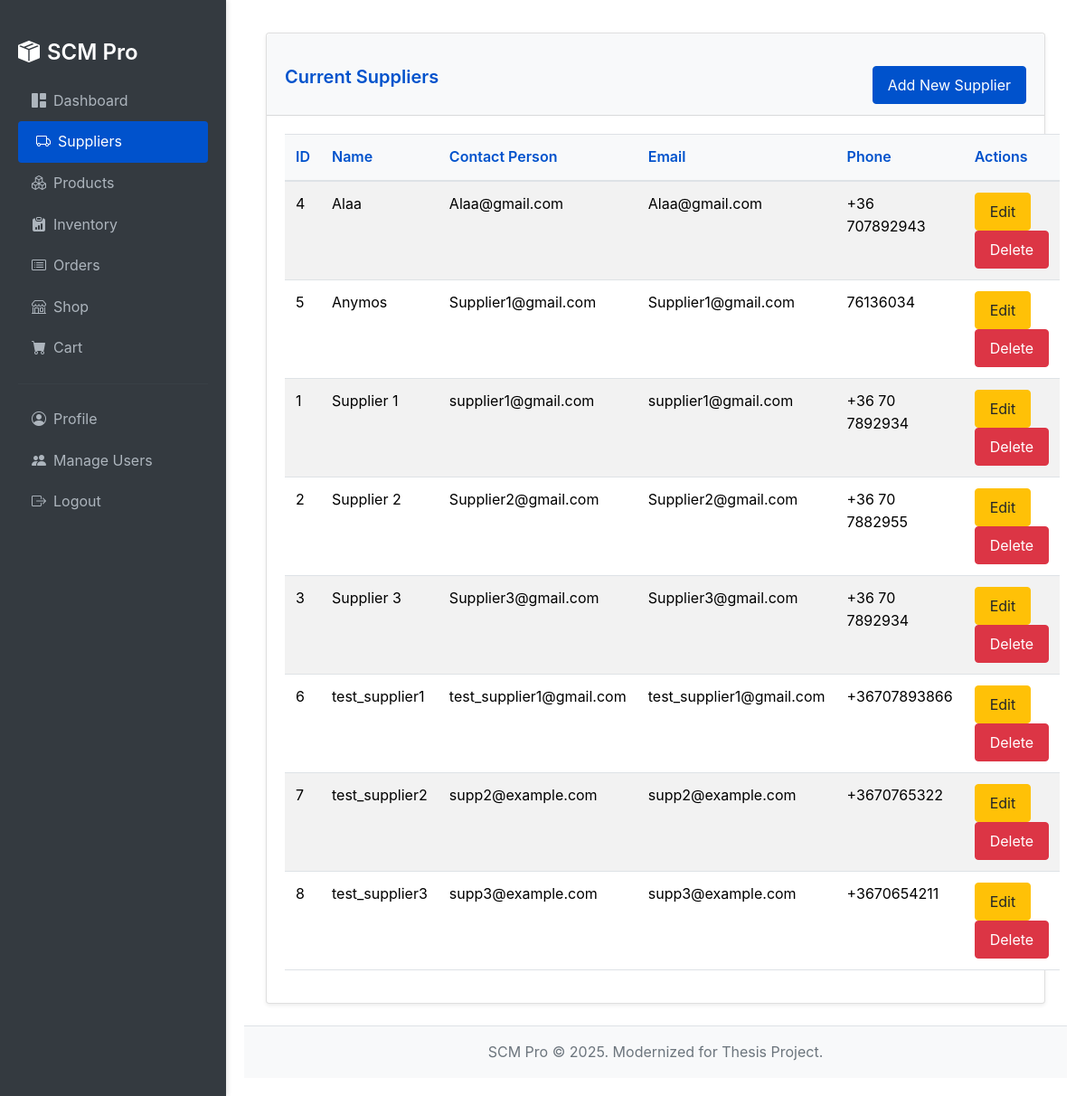
The page /suppliers (signed in) on the database its author committed.
### src/models/supplier.py (models this page shows, shortened)
class Supplier(db.Model):
    id = db.Column(db.Integer, primary_key=True)
    name = db.Column(db.String(100), nullable=False, unique=True)
    contact_person = db.Column(db.String(100))
    email = db.Column(db.String(120), unique=True, nullable=False) # Business email of the supplier entity
    phone = db.Column(db.String(20))
    address = db.Column(db.String(200))
    date_added = db.Column(db.DateTime, nullable=False, default=datetime.utcnow)
    user_id = db.Column(db.Integer, db.ForeignKey("user.id"), unique=True, nullable=True) # unique=True means one user per supplier profile. nullable=True if admin can create supplier profiles not yet assigned to a user.
    user = db.relationship("User", backref=db.backref("supplier_profile", uselist=False, lazy=True))
    products = db.relationship("Product", backref="supplier_entity", lazy=True, foreign_keys="Product.supplier_id") # Clarify FK if Product.supplier_id points here

### src/routes/frontend_routes.py (the view)
@frontend_bp.route("/suppliers")
@login_required
def view_suppliers():
    if not current_user.is_active:
        flash("Your account is not active. Please contact an administrator.", "warning")
        logout_user()
        return redirect(url_for("frontend.login"))
    if current_user.is_supplier:
        supplier_profile = Supplier.query.filter_by(user_id=current_user.id).first()
        if supplier_profile:
            return redirect(url_for("frontend.edit_supplier", supplier_id=supplier_profile.id))
        else:
            flash("Please create your supplier profile to proceed.", "info")
            return redirect(url_for("frontend.add_supplier"))
    elif current_user.is_admin:
        suppliers = Supplier.query.order_by(Supplier.name).all()
        return render_template("suppliers.html", title="Manage Suppliers", suppliers=suppliers)
    else:
        flash("You do not have permission to view this page.", "danger")
        return redirect(url_for("frontend.view_dashboard"))

### src/models/user.py (called while the page is built)
    @property
    def is_admin(self):
        return self.role == "admin"

    @property
    def is_supplier(self):
        return self.role == "supplier"

### src/templates/suppliers.html (shortened to what this page needs)
{% extends "base.html" %}
{% block content %}
<div class="container-fluid mt-3">
    <div class="card">
        <div class="card-header">
            <h4>Current Suppliers
                <a href="{{ url_for('frontend.add_supplier') }}" class="btn btn-primary btn-sm float-end">Add New Supplier</a>
            </h4>
        </div>
        <div class="card-body">
            <table class="table table-striped table-hover">
                <thead>
                    <tr>
                        <th>ID</th>
                        <th>Name</th>
                        <th>Contact Person</th>
                        <th>Email</th>
                        <th>Phone</th>
                        <th>Actions</th>
                    </tr>
                </thead>
                <tbody>
                    {% if suppliers %}
                        {% for supplier in suppliers %}
                        <tr>
                            <td>{{ supplier.id }}</td>
                            <td>{{ supplier.name }}</td>
                            <td>{{ supplier.contact_person if supplier.contact_person else 'N/A' }}</td>
                            <td>{{ supplier.email }}</td>
                            <td>{{ supplier.phone if supplier.phone else 'N/A' }}</td>
                            <td>
                                {% if current_user.role == 'admin' or (current_user.role == 'supplier' and current_user.supplier_id == supplier.id) %}
                                <a href="{{ url_for('frontend.edit_supplier', supplier_id=supplier.id) }}" class="btn btn-sm btn-warning">Edit</a>
                                <form action="{{ url_for('frontend.delete_supplier', supplier_id=supplier.id) }}" method="POST" style="display:inline;">
                                    <button type="submit" class="btn btn-sm btn-danger" onclick="return confirm('Are you sure you want to delete this supplier?');">Delete</button>
                                </form>
                                {% else %}
                                <span class="text-muted">View Only</span>
                                {% endif %}
                            </td>
                        </tr>
                        {% endfor %}
                    {% else %}
                        <tr>
                            <td colspan="6" class="text-center">No suppliers found.</td>
                        </tr>
                    {% endif %}
                </tbody>
            </table>
        </div>
    </div>
</div>
{% endblock %}

### src/static/css/custom_modern.css (style rules this page uses)
body { font-family: -apple-system, BlinkMacSystemFont, "Segoe UI", Roboto, "Helvetica Neue", Arial, sans-serif; font-size: 16px; line-height: 1.6; color: #343a40; background-color: #FFFFFF; margin: 0; padding: 0; display: flex; flex-direction: column; height: 100vh; overflow-y: hidden; overflow-x: hidden; }
h1, h2, h3, h4, h5, h6 { color: #0052CC; margin-top: 1.5rem; margin-bottom: 1rem; font-weight: 600; }
h4 { font-size: 1.25rem; }
a { color: #007BFF; text-decoration: none; transition: color 0.2s ease-in-out; }
.btn { display: inline-block; font-weight: 400; text-align: center; vertical-align: middle; user-select: none; background-color: transparent; border: 1px solid transparent; padding: 0.5rem 1rem; font-size: 1rem; line-height: 1.5; border-radius: 0.25rem; transition: all 0.2s ease-in-out; cursor: pointer; }
.btn-primary { color: #fff; background-color: #0052CC; border-color: #0052CC; }
.btn-danger { color: #fff; background-color: #dc3545; border-color: #dc3545; }
.btn-warning { color: #212529; background-color: #ffc107; border-color: #ffc107; }
.card { position: relative; display: flex; flex-direction: column; min-width: 0; word-wrap: break-word; background-color: #fff; background-clip: border-box; border: 1px solid rgba(0, 0, 0, 0.125); border-radius: 0.25rem; margin-bottom: 1.5rem; box-shadow: 0 0.125rem 0.25rem rgba(0,0,0,0.075); transition: transform 0.2s ease-in-out, box-shadow 0.2s ease-in-out; }
.card-header { padding: 0.75rem 1.25rem; margin-bottom: 0; background-color: #f8f9fa; border-bottom: 1px solid rgba(0, 0, 0, 0.125); font-size: 1.2rem; font-weight: 500; color: #0052CC; }
.card-body { flex: 1 1 auto; padding: 1.25rem; }
.table { width: 100%; margin-bottom: 1rem; color: #212529; border-collapse: collapse; }
.table th, .table td { padding: 0.75rem; vertical-align: top; border-top: 1px solid #dee2e6; }
.table thead th { vertical-align: bottom; border-bottom: 2px solid #dee2e6; background-color: #f8f9fa; color: #0052CC; font-weight: 600; }
.table-striped tbody tr:nth-of-type(odd) { background-color: rgba(0, 0, 0, 0.03); }
.mt-3 { margin-top: 1rem !important; }

### rows shown on the page
Supplier: id "4", name "Alaa", contact_person "Alaa@gmail.com", email "Alaa@gmail.com", phone "+36 707892943"
Supplier: id "5", name "Anymos", contact_person "Supplier1@gmail.com", email "Supplier1@gmail.com", phone "76136034"
Supplier: id "1", name "Supplier 1", contact_person "supplier1@gmail.com", email "supplier1@gmail.com", phone "+36 70 7892934"
Supplier: id "2", name "Supplier 2", contact_person "Supplier2@gmail.com", email "Supplier2@gmail.com", phone "+36 70 7882955"
Supplier: id "3", name "Supplier 3", contact_person "Supplier3@gmail.com", email "Supplier3@gmail.com", phone "+36 70 7892934"
Supplier: id "6", name "test_supplier1", contact_person "test_supplier1@gmail.com", email "test_supplier1@gmail.com", phone "+36707893866"
Supplier: id "7", name "test_supplier2", contact_person "supp2@example.com", email "supp2@example.com", phone "+3670765322"
Supplier: id "8", name "test_supplier3", contact_person "supp3@example.com", email "supp3@example.com", phone "+3670654211"
